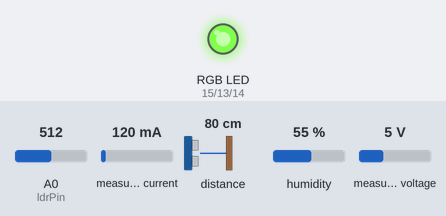
Recording of a sketch running on a simulated ESP8266 (NodeMCU). On the bench: an RGB LED mixed from three pins (HIGH = lit). Wiring (inferred from the names in the program): ultrasonic range finder: trigger GPIO 2; echo GPIO 0. Inputs (shaded band) come from the test bench; at power-on: distance to the obstacle 80 cm, humidity 55 %, A0 (ldrPin) = 512, measured current 120 mA, measured voltage 5 V. The echo pulse lasts 58.3 µs per cm; WiFi joins after 1.5 s; servers stay silent unless stated; random numbers use the default seed unless the sketch sets one; no MQTT or app messages arrive unless stated; pins used as bus, display or sensor lines are not drawn; what the sketch prints to the serial monitor is not drawn.

Above: at 2.7 s.
2.8 s: distance to the obstacle set to 24 cm
At 14.6 s:
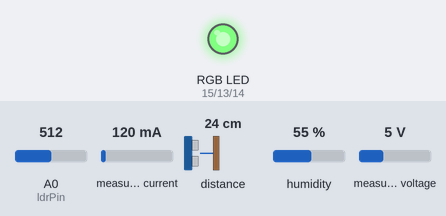
15.1 s: distance to the obstacle set to 19 cm
At 24.9 s:
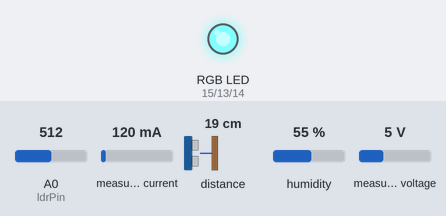
26.1 s: humidity set to 52 %
36.8 s: humidity set to 49 %
At 47.8 s:
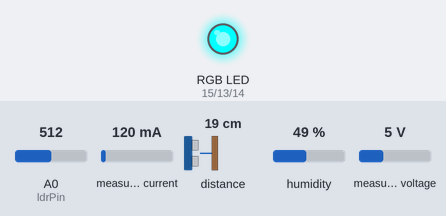
48.1 s: A0 (ldrPin) set to 22
58.8 s: A0 (ldrPin) set to 18
At 69.8 s:
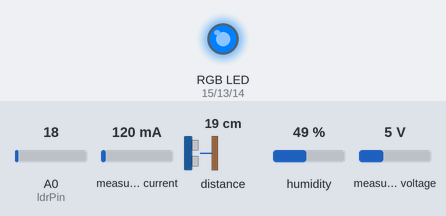
Timing chart, 0 to 71.2 s (numbered marks = the images above; inputs shaded):
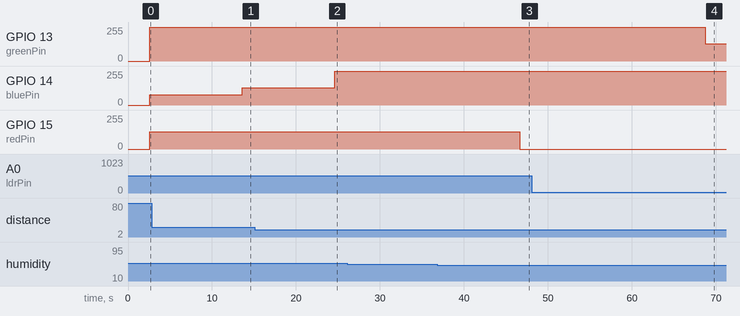

Measured:
- the behaviour switches between 22 and 21 cm on distance to the obstacle (found by bisection; images 1 and 2)
- the behaviour switches between 51 and 50 % on humidity (found by bisection; images 2 and 3)
- the behaviour switches between 20 and 19 on A0 (ldrPin) (found by bisection; images 3 and 4)
- after the input at 2.8 s, GPIO 14 (bluePin): 76/255 → 128/255 after 10.8 s
- after the input at 15.1 s, GPIO 14 (bluePin): 128/255 → 255/255 after 9.5 s
- after the input at 26.1 s, every drawn part: stays the same
- after the input at 36.8 s, GPIO 15 (redPin): 128/255 → 0/255 after 9.9 s
- after the input at 48.1 s, every drawn part: stays the same
- after the input at 58.8 s, GPIO 13 (greenPin): 255/255 → 128/255 after 9.9 s

The sketch:

Smart_Street_lighting_system2.ino
```cpp
#ifdef ESP8266
 #include <ESP8266WiFi.h>
 #else
 #include <WiFi.h>
#endif

#include "DHTesp.h"
#include <ArduinoJson.h>
#include <PubSubClient.h>
#include <WiFiClientSecure.h>
#include <Adafruit_INA219.h>
const int  bluePin=14,redPin=15,DHTpin=12,ldrPin=A0,greenPin=13;
DHTesp dht;
int ldrStatus;
Adafruit_INA219 ina219;

//code to run ultrasonic sensor
const int trigPin = 2;  // Trigger pin of the ultrasonic sensor
const int echoPin = 0; // Echo pin of the ultrasonic sensor

/****** WiFi Connection Details *******/
const char* ssid = "xxxxxx";
const char* password = "xxxxxx";

/******* MQTT Broker Connection Details *******/
const char* mqtt_server = "xxxxxxxx";
const char* mqtt_username = "xxxxxx";
const char* mqtt_password = "xxxxxxx";
const int mqtt_port =8883;
/**** Secure WiFi Connectivity Initialisation *****/
WiFiClientSecure espClient;

/**** MQTT Client Initialisation Using WiFi Connection *****/
PubSubClient client(espClient);

unsigned long lastMsg = 0;
#define MSG_BUFFER_SIZE (50)
char msg[MSG_BUFFER_SIZE];
/****** root certificate *********/

static const char *root_ca PROGMEM = R"EOF(
-----BEGIN CERTIFICATE-----
xxxxxxxxx
xxxxxxxxx
-----END CERTIFICATE-----
)EOF";
/************* Connect to WiFi ***********/
void setup_wifi() {
  delay(10);
  Serial.print("\nConnecting to ");
  Serial.println(ssid);

  WiFi.mode(WIFI_STA);
  WiFi.begin(ssid, password);

  while (WiFi.status() != WL_CONNECTED) {
    delay(500);
    Serial.print(".");
  }
  randomSeed(micros());
  Serial.println("\nWiFi connected\nIP address: ");
  Serial.println(WiFi.localIP());
}
/************* Connect to MQTT Broker ***********/
void reconnect() {
  // Loop until we're reconnected
  while (!client.connected()) {
    Serial.print("Attempting MQTT connection...");
    String clientId = "ESP8266Client-";   // Create a random client ID
    clientId += String(random(0xffff), HEX);
    // Attempt to connect
    if (client.connect(clientId.c_str(), mqtt_username, mqtt_password)) {
      Serial.println("connected");

      client.subscribe("led_state");   // subscribe the topics here

    } else {
      Serial.print("failed, rc=");
      Serial.print(client.state());
      Serial.println(" try again in 5 seconds");   // Wait 5 seconds before retrying
      delay(5000);
    }
  }
}
/***** Call back Method for Receiving MQTT messages and Switching LED ****/

void callback(char* topic, byte* payload, unsigned int length) {
  String incommingMessage = "";
  for (int i = 0; i < length; i++) incommingMessage+=(char)payload[i];

  Serial.println("Message arrived ["+String(topic)+"]"+incommingMessage);

}
/**** Method for Publishing MQTT Messages **********/
void publishMessage(const char* topic, String payload , boolean retained){
  if (client.publish(topic, payload.c_str(), true))
      Serial.println("Message published ["+String(topic)+"]: "+payload);
}
/**** Application Initialisation Function******/
void setup() {
  Serial.begin(115200);
  pinMode(trigPin, OUTPUT);
  pinMode(echoPin, INPUT);

  dht.setup(DHTpin, DHTesp::DHT11); //Set up DHT11 sensor
  pinMode(bluePin, OUTPUT); //set up LED
  while (!Serial) delay(1);
  setup_wifi();

  #ifdef ESP8266
    espClient.setInsecure();
  #else
    espClient.setCACert(root_ca);      // enable this line and the the "certificate" code for secure connection
  #endif

  client.setServer(mqtt_server, mqtt_port);
  client.setCallback(callback);

  //current sensor
  while (!Serial) {
      // will pause Zero, Leonardo, etc until serial console opens
      delay(1);
  }

  uint32_t currentFrequency;

  Serial.println("Hello!");

  if (! ina219.begin()) {
    Serial.println("Failed to find INA219 chip");
    while (1) { delay(10); }
  }

  Serial.println("Measuring voltage and current with INA219 ...");

}
/******** Main Function *************/
void loop() {

  if (!client.connected()) reconnect(); // check if client is connected
  client.loop();
long duration, distance;

  // Clear the trigger pin
  digitalWrite(trigPin, LOW);
  delayMicroseconds(2);

  // Send a pulse to trigger the sensor
  digitalWrite(trigPin, HIGH);
  delayMicroseconds(10);
  digitalWrite(trigPin, LOW);

  // Read the echo pin
  duration = pulseIn(echoPin, HIGH);


//read DHT11 temperature and humidity reading
  delay(dht.getMinimumSamplingPeriod());
  float humidity = dht.getHumidity();
  float power_mW = ina219.getPower_mW();
  ldrStatus=analogRead(ldrPin);
  //float brightness=
  //float temperature = dht.getTemperature();
  // Calculate the distance in centimeters
  distance = duration * 0.034 / 2;
  Serial.print("Distance: ");
  Serial.print(distance);
  Serial.println(" cm");
  Serial.print("Hum: ");
  Serial.print(humidity);
  Serial.print("ldrStatus: ");
  Serial.print(ldrStatus);
  DynamicJsonDocument doc(1024);

  if (distance <= 20) {
  analogWrite(bluePin,255);
  }
  else if (distance > 20 && distance <=70) { // 60 <= temperature < 70
  analogWrite(bluePin,128);
  }
  else if(distance > 70 && distance <=160){
  analogWrite(bluePin,76);
  Serial.print("brightness: 30% ");
  }
  else{
    analogWrite(bluePin,0);
  }
  if(humidity>=70){
  analogWrite(redPin,255);
  }
  else if(humidity>50 && humidity <70){
    analogWrite(redPin,128);
  }
  else{
    analogWrite(redPin,0);
  }
if(ldrStatus>=20){
  analogWrite(greenPin,255);
}
else if(ldrStatus>10 && ldrStatus<20){
    analogWrite(greenPin,128);}
else
  analogWrite(greenPin,0);

  doc["deviceId"] = "NodeMCU";
  doc["siteId"] = "My Demo Lab";
  doc["humidity"] = humidity;
  //doc["temperature"] = temperature;
  doc["distance"] = distance;
  doc["power_mW"]=power_mW;
  doc["ldr_status"]=ldrStatus;


  char mqtt_message[128];
  serializeJson(doc, mqtt_message);

  publishMessage("smartstreet/sensors", mqtt_message, true);

  delay(10000);

}
```
